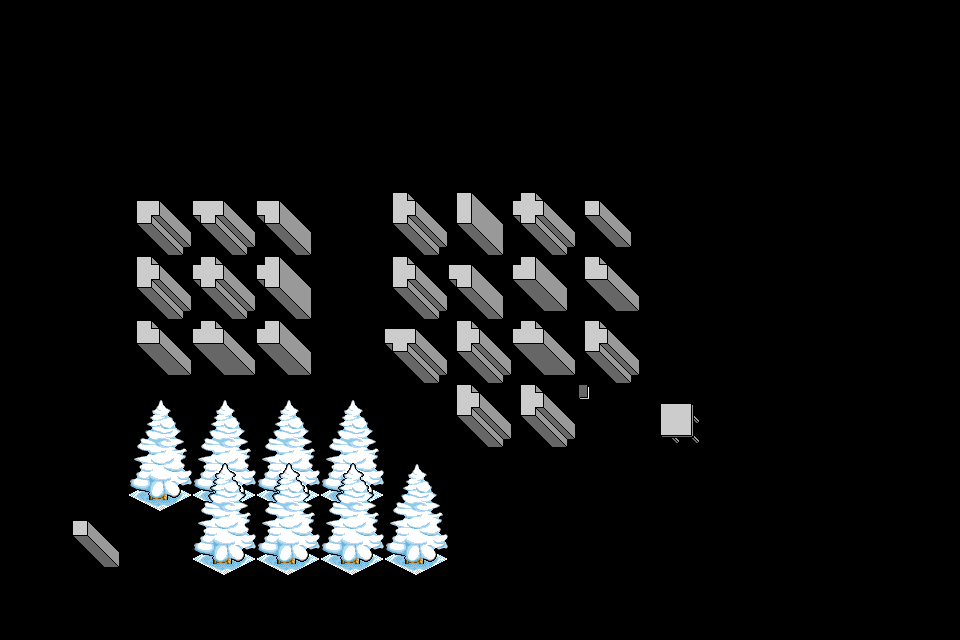

A 2D game scene composited from a Tiled map and its tileset images. What follows is a short description and the map's XML, with each tile layer's data collapsed to a summary:
An orthogonal 15x10 tile map with 64x64 px tiles, 3 tile layers (块层 1, 块层 3, 块层 4), 2 tilesets and 6 objects (table0, table1, table2, table3, table4, ...).

<map version="1.0" orientation="orthogonal" width="15" height="10" tilewidth="64" tileheight="64">
 <tileset firstgid="1" source="perspective_walls.tsx" />
 <tileset firstgid="17" name="myTile" tilewidth="64" tileheight="64">
  <image source="isometric_tileset.png" width="128" height="128" />
 </tileset>
 <layer name="块层 1" width="15" height="10">
  <data>[150 cells, 26 non-empty, 13 distinct tile ids]</data>
 </layer>
 <layer name="块层 3" width="15" height="10">
  <data>[150 cells, 8 non-empty, 2 distinct tile ids]</data>
 </layer>
 <layer name="块层 4" width="15" height="10">
  <data>[150 cells, 8 non-empty, 2 distinct tile ids]</data>
 </layer>
 <objectgroup name="tables" width="15" height="10">
  <object name="table0" gid="13" x="512" y="552">
   <properties>
    <property name="tag" value="0" />
   </properties>
  </object>
  <object name="table1" gid="13" x="544" y="552">
   <properties>
    <property name="tag" value="1" />
   </properties>
  </object>
  <object name="table2" gid="13" x="576" y="552">
   <properties>
    <property name="tag" value="2" />
   </properties>
  </object>
  <object name="table3" gid="13" x="608" y="552">
   <properties>
    <property name="tag" value="3" />
   </properties>
  </object>
  <object name="table4" gid="13" x="640" y="552">
   <properties>
    <property name="tag" value="4" />
   </properties>
  </object>
  <object name="objRect" x="502" y="485" width="222" height="84">
   <properties>
    <property name="a" value="188" />
    <property name="b" value="125" />
    <property name="g" value="200" />
    <property name="r" value="50" />
   </properties>
  </object>
 </objectgroup>
</map>
